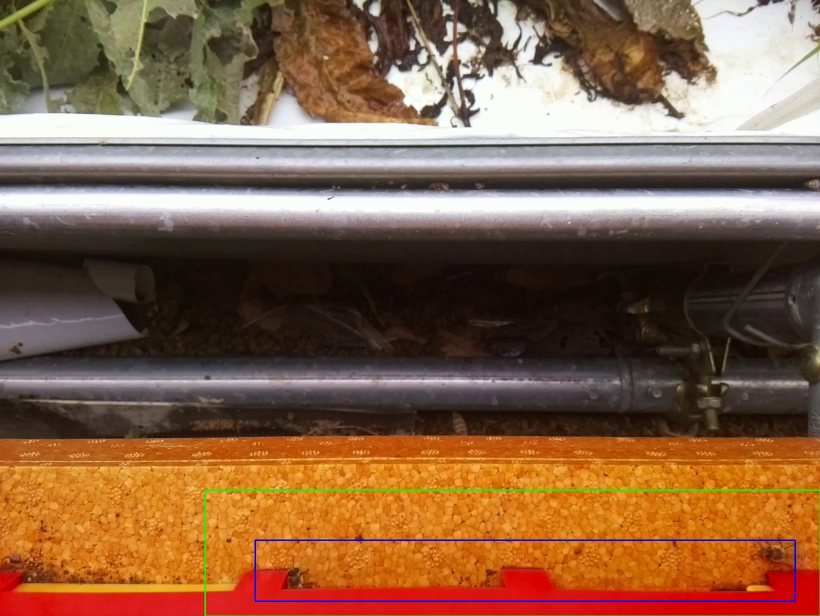
#> input picture roi_check_1.jpg, 1640 x 1232 px, given in place of ANU-25-summer-6_20260404_170000.mp4, which was not available (shown at 1/2 size)
$ python vis_arr2.py
#> lines starting #> are read from the running program, lines starting #| are printed output that depends on the picture; pictures that were not available may be replaced by others from this repository, and a replacement may not be noted
import cv2
import numpy as np

video_path = "videos/ANU-25-summer-6_20260404_170000.mp4"
output_path = "videos/flow_arrow_preview.mp4"

# 이미 설정한 ROI 좌표로 교체
x1, y1, x2, y2 = 1300, 1000, 1640, 1232

cap = cv2.VideoCapture(video_path)

fps = cap.get(cv2.CAP_PROP_FPS)
if fps <= 0:
    fps = 24.0

ret, frame = cap.read()
#> frame is the input picture: shape (1232, 1640, 3); mean B, G, R 71.5, 97.8, 134.3
if not ret:
    raise RuntimeError("비디오를 읽을 수 없습니다.")

roi = frame[y1:y2, x1:x2]
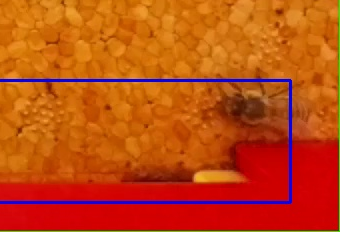
#> roi: shape (232, 340, 3); mean B, G, R 16.6, 73.5, 192.9
prev_gray = cv2.cvtColor(roi, cv2.COLOR_BGR2GRAY)
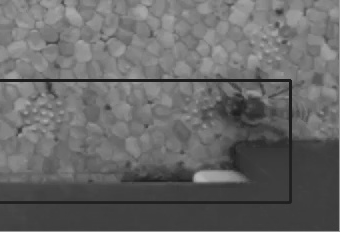
#> prev_gray: shape (232, 340); min 25, max 182, mean 102.7
prev_gray = cv2.GaussianBlur(prev_gray, (5, 5), 0)

h, w = prev_gray.shape
#> h = 232; w = 340

fourcc = cv2.VideoWriter_fourcc(*"mp4v")
writer = cv2.VideoWriter(output_path, fourcc, fps, (w, h))

hsv = np.zeros((h, w, 3), dtype=np.uint8)
hsv[..., 1] = 255

while True:
    ret, frame = cap.read()
    if not ret:
        break

    roi = frame[y1:y2, x1:x2]
    gray = cv2.cvtColor(roi, cv2.COLOR_BGR2GRAY)
    gray = cv2.GaussianBlur(gray, (5, 5), 0)

    flow = cv2.calcOpticalFlowFarneback(
        prev_gray,
        gray,
        None,
        pyr_scale=0.5,
        levels=3,
        winsize=15,
        iterations=3,
        poly_n=5,
        poly_sigma=1.2,
        flags=0,
    )

    dx = flow[..., 0]
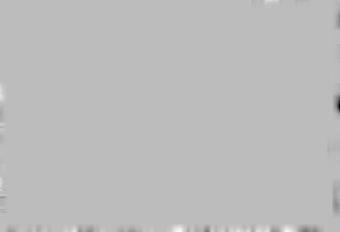
#> dx: shape (232, 340) float32; min -0.0896, max 0.0318, mean -0.000145; drawn with min black and max white
    dy = flow[..., 1]
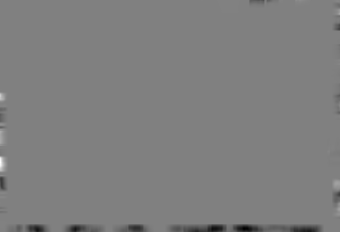
#> dy: shape (232, 340) float32; min -0.0335, max 0.033, mean -0.000313; drawn with min black and max white

    mag, ang = cv2.cartToPolar(dx, dy, angleInDegrees=True)
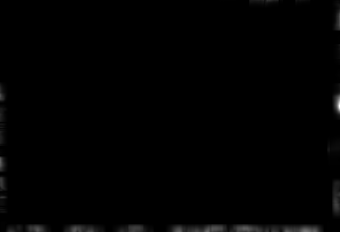
#> mag: shape (232, 340) float32; min 0, max 0.0896, mean 0.000591; drawn with min black and max white
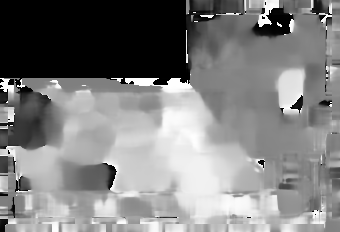
#> ang: shape (232, 340) float32; min 0, max 360, mean 180.8; drawn with min black and max white

    # 방향: hue
    hsv[..., 0] = ang / 2
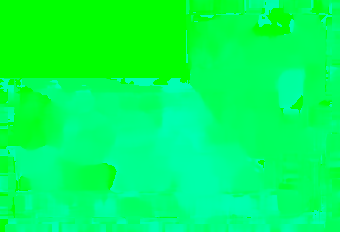
#> hsv: shape (232, 340, 3); mean of channels 0, 1, 2 90, 255, 0; drawn as B, G, R

    # 강도: value
    mag[mag < 0.5] = 0
#> mag: shape (232, 340) float32; every value is 0
    hsv[..., 2] = cv2.normalize(mag, None, 0, 255, cv2.NORM_MINMAX)

    flow_bgr = cv2.cvtColor(hsv, cv2.COLOR_HSV2BGR)
#> flow_bgr: shape (232, 340, 3); every value is 0

    writer.write(flow_bgr)

    prev_gray = gray

cap.release()
writer.release()

print(f"saved: {output_path}")

$ run again, on roi_check_10.jpg
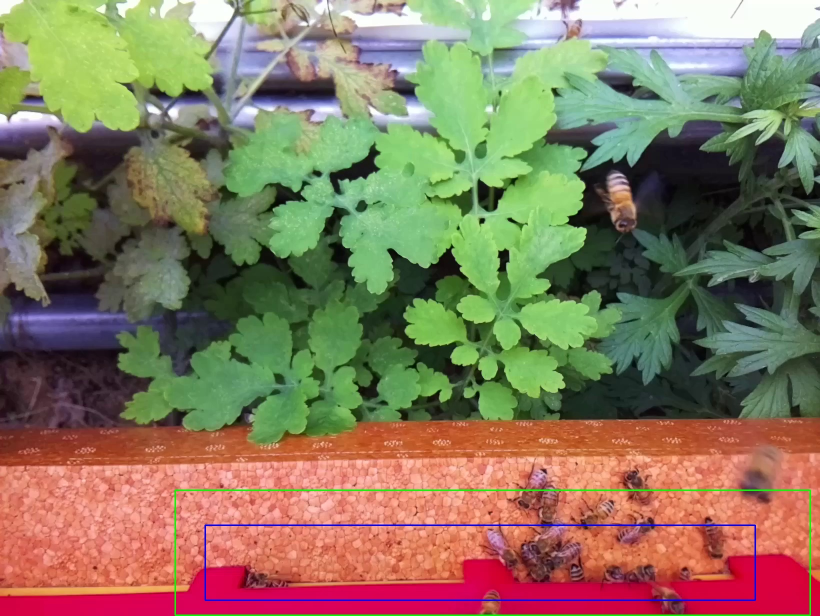
#> input picture roi_check_10.jpg, 1640 x 1232 px, given in place of ANU-25-summer-6_20260404_170000.mp4, which was not available (shown at 1/2 size)
#> frame is the input picture: shape (1232, 1640, 3); mean B, G, R 95, 120.6, 135.4
#> `mag, ang = cv2.cartToPolar(dx, dy, angleInDegrees=True)`:
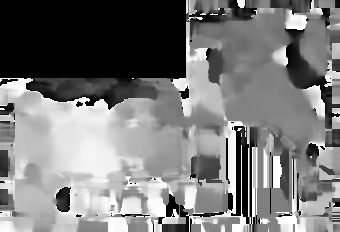
#> ang: shape (232, 340) float32; min 0, max 360, mean 172; drawn with min black and max white
#> `hsv[..., 0] = ang / 2`:
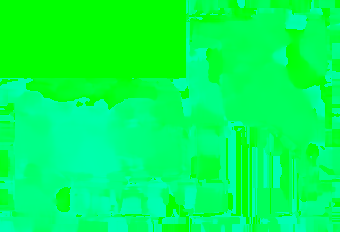
#> hsv: shape (232, 340, 3); mean of channels 0, 1, 2 85.6, 255, 0; drawn as B, G, R

$ run again, on roi_check_11.jpg
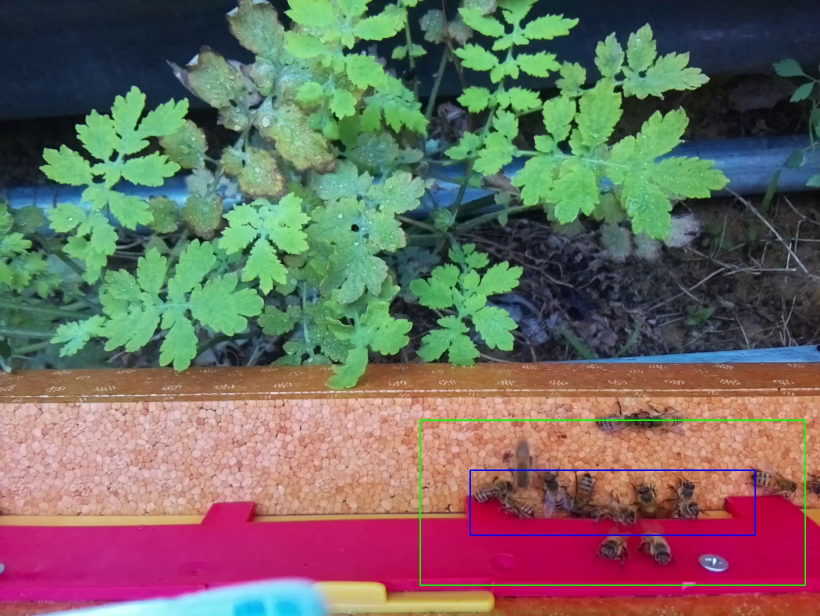
#> input picture roi_check_11.jpg, 1640 x 1232 px, given in place of ANU-25-summer-6_20260404_170000.mp4, which was not available (shown at 1/2 size)
#> frame is the input picture: shape (1232, 1640, 3); mean B, G, R 97.2, 105.4, 114.6
#> `mag, ang = cv2.cartToPolar(dx, dy, angleInDegrees=True)`:
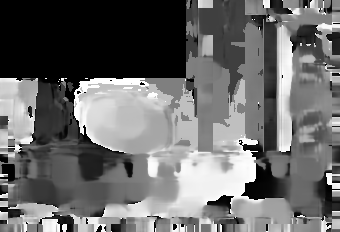
#> ang: shape (232, 340) float32; min 0, max 360, mean 150.8; drawn with min black and max white
#> `hsv[..., 0] = ang / 2`:
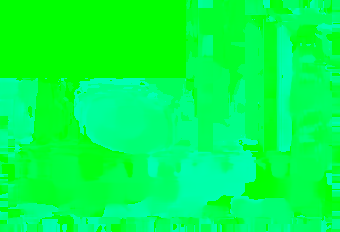
#> hsv: shape (232, 340, 3); mean of channels 0, 1, 2 75, 255, 0; drawn as B, G, R
#> flow_bgr: shape (232, 340, 3); every value is 0

$ run again, on roi_check_12.jpg
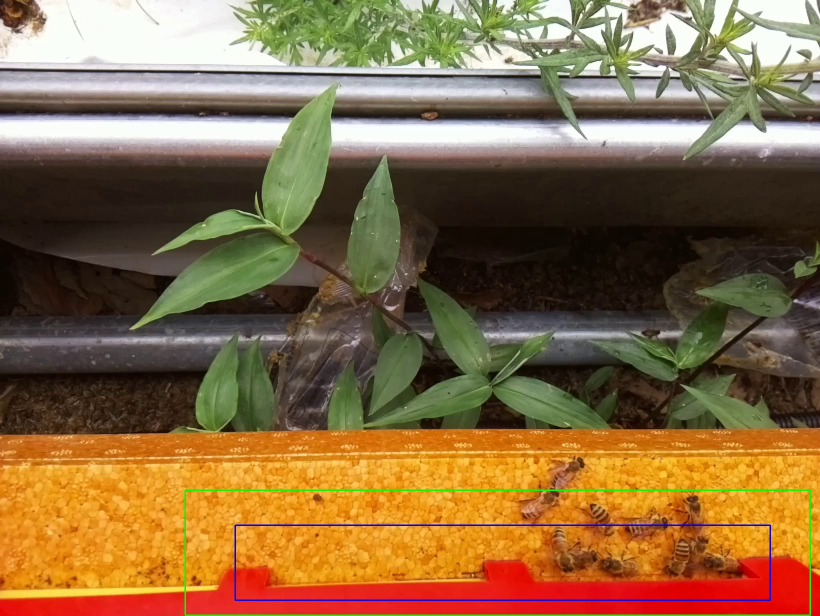
#> input picture roi_check_12.jpg, 1640 x 1232 px, given in place of ANU-25-summer-6_20260404_170000.mp4, which was not available (shown at 1/2 size)
#> frame is the input picture: shape (1232, 1640, 3); mean B, G, R 68, 106.5, 137
#> `hsv[..., 0] = ang / 2`:
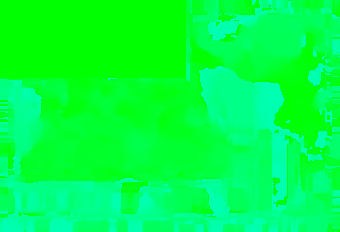
#> hsv: shape (232, 340, 3); mean of channels 0, 1, 2 69.4, 255, 0; drawn as B, G, R
#> flow_bgr: shape (232, 340, 3); every value is 0
